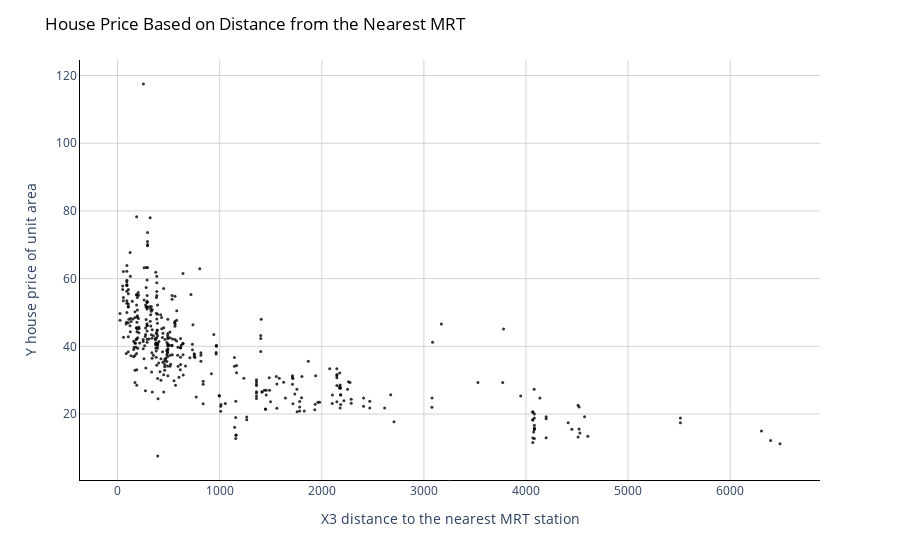

The cell this chart's notebook holds for it:
### Code cell
# Create a scatter plot
fig = px.scatter(
    df,
    x=df["X3 distance to the nearest MRT station"],
    y=df["Y house price of unit area"],
    opacity=0.8,
    color_discrete_sequence=["black"],
)

# Change chart background color
fig.update_layout(dict(plot_bgcolor="white"))

# Update axes lines
fig.update_xaxes(
    showgrid=True,
    gridwidth=1,
    gridcolor="lightgrey",
    zeroline=True,
    zerolinewidth=1,
    zerolinecolor="lightgrey",
    showline=True,
    linewidth=1,
    linecolor="black",
)

fig.update_yaxes(
    showgrid=True,
    gridwidth=1,
    gridcolor="lightgrey",
    zeroline=True,
    zerolinewidth=1,
    zerolinecolor="lightgrey",
    showline=True,
    linewidth=1,
    linecolor="black",
)

# Set figure title
fig.update_layout(
    title=dict(
        text="House Price Based on Distance from the Nearest MRT",
        font=dict(color="black"),
    )
)

# Update marker size
fig.update_traces(marker=dict(size=3))

fig.show()

### Figure 1 — Plotly figure (JSON) as saved in the notebook; plotly's stock layout.template omitted (floating-point values rounded to 4 significant figures; data arrays with more than 128 entries replaced by an {"elided": "..."} marker saying what was removed)
{"data": [{"hovertemplate": "X3 distance to the nearest MRT station=%{x}<br>Y house price of unit area=%{y}<extra></extra>", "legendgroup": "", "marker": {"color": "black", "opacity": 0.8, "size": 3, "symbol": "circle"}, "mode": "markers", "name": "", "orientation": "v", "showlegend": false, "type": "scatter", "x": {"elided": "414 float values"}, "xaxis": "x", "y": {"elided": "414 float values"}, "yaxis": "y"}], "layout": {"legend": {"tracegroupgap": 0}, "margin": {"t": 60}, "plot_bgcolor": "white", "title": {"font": {"color": "black"}, "text": "House Price Based on Distance from the Nearest MRT"}, "xaxis": {"anchor": "y", "domain": [0, 1], "gridcolor": "lightgrey", "gridwidth": 1, "linecolor": "black", "linewidth": 1, "showgrid": true, "showline": true, "title": {"text": "X3 distance to the nearest MRT station"}, "zeroline": true, "zerolinecolor": "lightgrey", "zerolinewidth": 1}, "yaxis": {"anchor": "x", "domain": [0, 1], "gridcolor": "lightgrey", "gridwidth": 1, "linecolor": "black", "linewidth": 1, "showgrid": true, "showline": true, "title": {"text": "Y house price of unit area"}, "zeroline": true, "zerolinecolor": "lightgrey", "zerolinewidth": 1}}}
